Frame 1 (no input): blank canvas, image omitted
Frame 60 (no input): blank canvas, image omitted
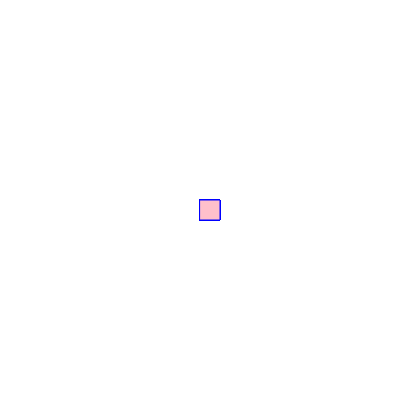
Frame 120 (the mouse pressed at the canvas centre since frame 60)

The p5.js sketch whose frames 1 and 60 were blank and that drew this single picture after the mouse press (run headless with seeded random() and noise() and a simulated clock; from frame 60 on, the mouse is pressed at the canvas centre):

// p5.js sketch
// ── sketch.js
function setup() {
    createCanvas(400, 400);
    background('white')
  }
  
  function draw () {
   stroke ("blue")
    fill ('pink');
    
   if(mouseIsPressed) {
     rect(mouseX,mouseY,20,20);
   }   
  }
